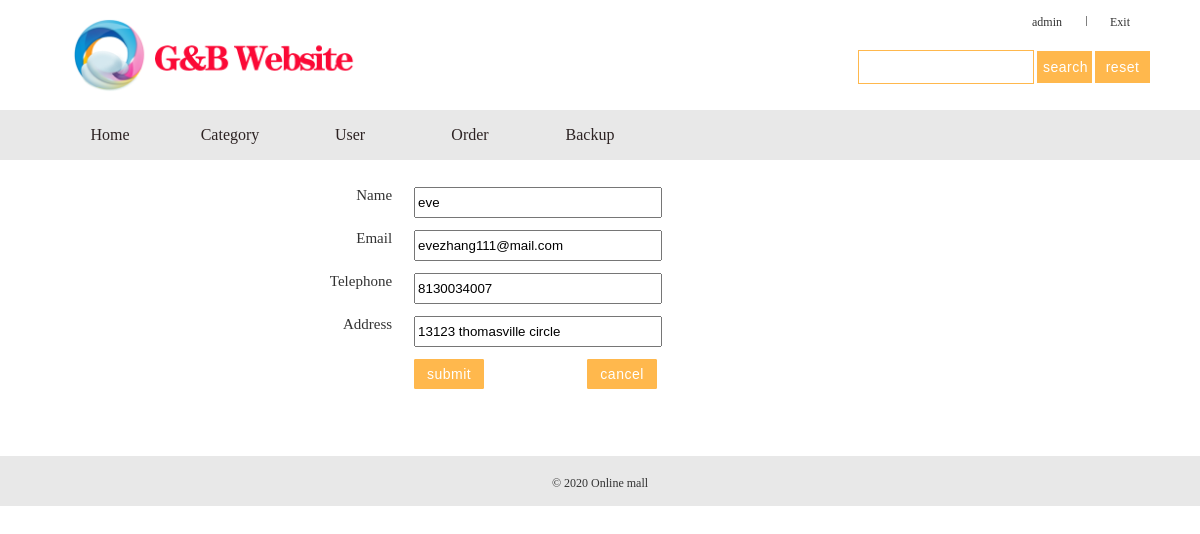
Page /userInfo.php?id=11 (signed in) on the committed database.
### tables this page shows
CREATE TABLE `user` (
  `id` int NOT NULL AUTO_INCREMENT,
  `name` varchar(255) NOT NULL,
  `password` varchar(255) NOT NULL,
  `email` varchar(255) DEFAULT 'sophieSu@mail.com',
  `phone` varchar(255) DEFAULT '8130000000',
  `address` varchar(255) DEFAULT '13123 thomasville circle',
  `type` varchar(50) NOT NULL DEFAULT 'user',
  `status` varchar(50) NOT NULL DEFAULT 'enabled',
  PRIMARY KEY (`id`),
  UNIQUE KEY `name` (`name`)
);

### userInfo.php (the view, shortened to what this page needs)
<?php
	include "php/config.php";
?>
<?php
$id = isset($_REQUEST['id']) ? $_REQUEST['id']:"";
$name = "";
$email = "";
$phone = "";
$address = "";
if($id != ""){
	$sql = "select * from `user` where id='$id'";
    $link=@mysqli_connect($mysql_servername , $mysql_username , $mysql_password , $mysql_database);
	$query = mysqli_query($link,$sql);
	if($query && $row = mysqli_fetch_array($query)){
        $name = $row["name"];
        $email = $row["email"];
        $phone = $row["phone"];
        $address = $row["address"];
	}
}
else{
	echo '<script>location.href = "user.php"</script>';
	exit;
}
?>
<!DOCTYPE html>
<html xmlns="http://www.w3.org/1999/xhtml">
<head runat="server">
    <link rel="stylesheet" type="text/css" href="css/global.css" />
</head>
<body>
    <?php include "publicFile/head.php"; ?>
    <?php include "publicFile/menu.php"; ?>
    <div class="container content">
		<form action="php/edit_user.php" method="post">
			<table class="container main editArea">
				<tr>
					<td class="label">Name</td>
					<td><input type="text" name="name" value="<?= $name ?>" /></td>
				</tr>
                <tr>
                    <td class="label">Email</td>
                    <td><input type="text" name="email" value="<?= $email ?>" /></td>
                </tr>
				<tr>
					<td class="label">Telephone</td>
					<td><input type="text" name="phone" value="<?= $phone ?>" /></td>
				</tr>
				<tr>
					<td class="label">Address</td>
					<td><input type="text" name="address" value="<?= $address ?>" /></td>
				</tr>
				<tr>
                    <td></td>
					<td>
                        <input type="submit" value="submit" class="submit"/>
                        <a href="user.php"><input type="button" value="cancel" class="submit" style="margin-left: 100px"/></a>
                    </td>
				</tr>
			</table>
		</form>
    </div>
    <?php include "publicFile/footer.php"; ?>
</body>
</html>

### css/global.css (style rules this page uses)
ul, li, form, p, h1, h2, h3, h4, dd { margin: 0; padding: 0; }
* { word-wrap: break-word; }
a { color: #333; text-decoration: none; }
.container { width: 100%; margin-top: 15px; }
.main { margin: 0 auto; width: 1100px; }
.submit { width: 70px; height: 30px; letter-spacing: 0.5px; color: white; background: #ffb84d; border: 1px solid #ffb84d; outline: medium; font-size: 14px; cursor: pointer; border-radius: 1px; }
.editArea .label { width: 32%; text-align: right; padding: 5px 10px; font-size: 15px; }
.editArea { margin-top: 40px; margin-bottom: 60px; }
.editArea td { vertical-align: top; padding: 5px 10px; }
.editArea td input[type="text"] { height: 25px; width: 240px; }
table.main { margin-top: 20px; }
table.main td { vertical-align: top; }

### rows in the picture
user: name "eve", email "evezhang111@mail.com", phone "8130034007", address "13123 thomasville circle"

### other values in the picture
$_SESSION['user']["name"] "admin"
